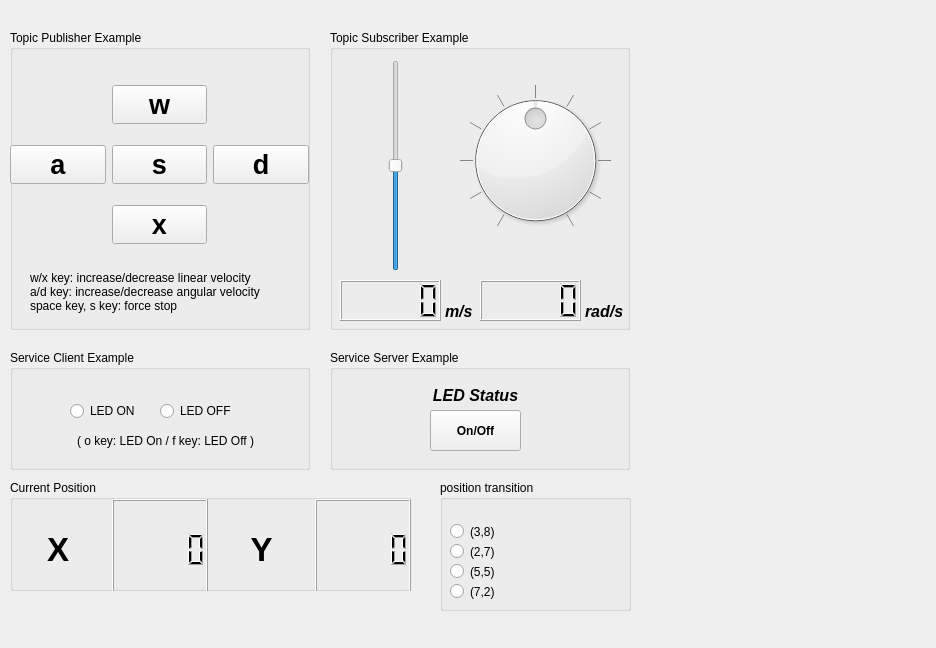
<?xml version="1.0" encoding="UTF-8"?>
<ui version="4.0">
 <class>examples_widget</class>
 <widget class="QWidget" name="examples_widget">
  <property name="geometry">
   <rect>
    <x>0</x>
    <y>0</y>
    <width>936</width>
    <height>648</height>
   </rect>
  </property>
  <property name="windowTitle">
   <string>RQT Example</string>
  </property>
  <widget class="QGroupBox" name="group_box_ur">
   <property name="geometry">
    <rect>
     <x>330</x>
     <y>30</y>
     <width>300</width>
     <height>300</height>
    </rect>
   </property>
   <property name="title">
    <string>Topic Subscriber Example</string>
   </property>
   <widget class="QSlider" name="slider_x">
    <property name="geometry">
     <rect>
      <x>50</x>
      <y>30</y>
      <width>31</width>
      <height>211</height>
     </rect>
    </property>
    <property name="minimum">
     <number>-1000</number>
    </property>
    <property name="maximum">
     <number>1000</number>
    </property>
    <property name="singleStep">
     <number>10</number>
    </property>
    <property name="orientation">
     <enum>Qt::Vertical</enum>
    </property>
   </widget>
   <widget class="QDial" name="dial_yaw">
    <property name="geometry">
     <rect>
      <x>130</x>
      <y>40</y>
      <width>151</width>
      <height>181</height>
     </rect>
    </property>
    <property name="tabletTracking">
     <bool>false</bool>
    </property>
    <property name="minimum">
     <number>-50</number>
    </property>
    <property name="maximum">
     <number>50</number>
    </property>
    <property name="value">
     <number>0</number>
    </property>
    <property name="invertedAppearance">
     <bool>false</bool>
    </property>
    <property name="invertedControls">
     <bool>false</bool>
    </property>
    <property name="wrapping">
     <bool>false</bool>
    </property>
    <property name="notchTarget">
     <double>10.000000000000000</double>
    </property>
    <property name="notchesVisible">
     <bool>true</bool>
    </property>
   </widget>
   <widget class="QLCDNumber" name="lcd_number_x">
    <property name="geometry">
     <rect>
      <x>10</x>
      <y>250</y>
      <width>101</width>
      <height>41</height>
     </rect>
    </property>
   </widget>
   <widget class="QLabel" name="label_x">
    <property name="geometry">
     <rect>
      <x>115</x>
      <y>273</y>
      <width>30</width>
      <height>17</height>
     </rect>
    </property>
    <property name="font">
     <font>
      <pointsize>12</pointsize>
      <weight>75</weight>
      <italic>true</italic>
      <bold>true</bold>
     </font>
    </property>
    <property name="text">
     <string>m/s</string>
    </property>
   </widget>
   <widget class="QLCDNumber" name="lcd_number_yaw">
    <property name="geometry">
     <rect>
      <x>150</x>
      <y>250</y>
      <width>101</width>
      <height>41</height>
     </rect>
    </property>
   </widget>
   <widget class="QLabel" name="label_yaw">
    <property name="geometry">
     <rect>
      <x>255</x>
      <y>273</y>
      <width>50</width>
      <height>17</height>
     </rect>
    </property>
    <property name="font">
     <font>
      <pointsize>12</pointsize>
      <weight>75</weight>
      <italic>true</italic>
      <bold>true</bold>
     </font>
    </property>
    <property name="text">
     <string>rad/s</string>
    </property>
   </widget>
  </widget>
  <widget class="QGroupBox" name="group_box_dr">
   <property name="geometry">
    <rect>
     <x>330</x>
     <y>350</y>
     <width>300</width>
     <height>120</height>
    </rect>
   </property>
   <property name="title">
    <string>Service Server Example</string>
   </property>
   <widget class="QLabel" name="label_led_status">
    <property name="geometry">
     <rect>
      <x>100</x>
      <y>30</y>
      <width>91</width>
      <height>30</height>
     </rect>
    </property>
    <property name="font">
     <font>
      <pointsize>12</pointsize>
      <weight>75</weight>
      <italic>true</italic>
      <bold>true</bold>
     </font>
    </property>
    <property name="text">
     <string>LED Status</string>
    </property>
    <property name="alignment">
     <set>Qt::AlignCenter</set>
    </property>
   </widget>
   <widget class="QPushButton" name="push_button_led_status">
    <property name="geometry">
     <rect>
      <x>100</x>
      <y>60</y>
      <width>91</width>
      <height>41</height>
     </rect>
    </property>
    <property name="font">
     <font>
      <weight>75</weight>
      <bold>true</bold>
     </font>
    </property>
    <property name="autoFillBackground">
     <bool>false</bool>
    </property>
    <property name="styleSheet">
     <string notr="true"/>
    </property>
    <property name="text">
     <string>On/Off</string>
    </property>
   </widget>
  </widget>
  <widget class="QGroupBox" name="group_box_dl">
   <property name="geometry">
    <rect>
     <x>10</x>
     <y>350</y>
     <width>300</width>
     <height>120</height>
    </rect>
   </property>
   <property name="title">
    <string>Service Client Example</string>
   </property>
   <widget class="QRadioButton" name="radio_button_led_on">
    <property name="geometry">
     <rect>
      <x>60</x>
      <y>50</y>
      <width>100</width>
      <height>22</height>
     </rect>
    </property>
    <property name="text">
     <string>LED ON</string>
    </property>
   </widget>
   <widget class="QRadioButton" name="radio_button_led_off">
    <property name="geometry">
     <rect>
      <x>150</x>
      <y>50</y>
      <width>100</width>
      <height>22</height>
     </rect>
    </property>
    <property name="text">
     <string>LED OFF</string>
    </property>
    <property name="iconSize">
     <size>
      <width>16</width>
      <height>16</height>
     </size>
    </property>
   </widget>
   <widget class="QLabel" name="label_shortcut_key_2">
    <property name="geometry">
     <rect>
      <x>40</x>
      <y>80</y>
      <width>231</width>
      <height>21</height>
     </rect>
    </property>
    <property name="text">
     <string>( o key: LED On / f key: LED Off )</string>
    </property>
    <property name="alignment">
     <set>Qt::AlignCenter</set>
    </property>
   </widget>
  </widget>
  <widget class="QGroupBox" name="group_box_ul">
   <property name="geometry">
    <rect>
     <x>10</x>
     <y>30</y>
     <width>300</width>
     <height>300</height>
    </rect>
   </property>
   <property name="title">
    <string>Topic Publisher Example</string>
   </property>
   <widget class="QWidget" name="grid_layout_widget">
    <property name="geometry">
     <rect>
      <x>0</x>
      <y>40</y>
      <width>299</width>
      <height>191</height>
     </rect>
    </property>
    <layout class="QGridLayout" name="grid_layout">
     <item row="1" column="2">
      <widget class="QPushButton" name="push_button_d">
       <property name="font">
        <font>
         <pointsize>20</pointsize>
         <weight>75</weight>
         <bold>true</bold>
        </font>
       </property>
       <property name="text">
        <string>d</string>
       </property>
      </widget>
     </item>
     <item row="0" column="1">
      <widget class="QPushButton" name="push_button_w">
       <property name="font">
        <font>
         <pointsize>20</pointsize>
         <weight>75</weight>
         <bold>true</bold>
        </font>
       </property>
       <property name="text">
        <string>w</string>
       </property>
      </widget>
     </item>
     <item row="1" column="1">
      <widget class="QPushButton" name="push_button_s">
       <property name="enabled">
        <bool>true</bool>
       </property>
       <property name="font">
        <font>
         <pointsize>20</pointsize>
         <weight>75</weight>
         <bold>true</bold>
        </font>
       </property>
       <property name="text">
        <string>s</string>
       </property>
      </widget>
     </item>
     <item row="2" column="1">
      <widget class="QPushButton" name="push_button_x">
       <property name="font">
        <font>
         <pointsize>20</pointsize>
         <weight>75</weight>
         <bold>true</bold>
        </font>
       </property>
       <property name="text">
        <string>x</string>
       </property>
      </widget>
     </item>
     <item row="1" column="0">
      <widget class="QPushButton" name="push_button_a">
       <property name="font">
        <font>
         <pointsize>20</pointsize>
         <weight>75</weight>
         <bold>true</bold>
        </font>
       </property>
       <property name="text">
        <string>a</string>
       </property>
      </widget>
     </item>
    </layout>
   </widget>
   <widget class="QLabel" name="label_shortcut_key_1">
    <property name="geometry">
     <rect>
      <x>20</x>
      <y>237</y>
      <width>250</width>
      <height>50</height>
     </rect>
    </property>
    <property name="text">
     <string>w/x key: increase/decrease linear velocity
a/d key: increase/decrease angular velocity
space key, s key: force stop</string>
    </property>
   </widget>
  </widget>
  <widget class="QGroupBox" name="groupBox">
   <property name="geometry">
    <rect>
     <x>10</x>
     <y>480</y>
     <width>401</width>
     <height>111</height>
    </rect>
   </property>
   <property name="title">
    <string>Current Position</string>
   </property>
   <widget class="QWidget" name="horizontalLayoutWidget">
    <property name="geometry">
     <rect>
      <x>0</x>
      <y>19</y>
      <width>401</width>
      <height>101</height>
     </rect>
    </property>
    <layout class="QHBoxLayout" name="horizontalLayout">
     <item>
      <widget class="QLabel" name="lb_xp">
       <property name="font">
        <font>
         <pointsize>25</pointsize>
         <weight>75</weight>
         <bold>true</bold>
        </font>
       </property>
       <property name="text">
        <string>X</string>
       </property>
       <property name="alignment">
        <set>Qt::AlignCenter</set>
       </property>
      </widget>
     </item>
     <item>
      <widget class="QLCDNumber" name="lcd_yp"/>
     </item>
     <item>
      <widget class="QLabel" name="lb_yp">
       <property name="font">
        <font>
         <pointsize>25</pointsize>
         <weight>75</weight>
         <bold>true</bold>
        </font>
       </property>
       <property name="text">
        <string>Y</string>
       </property>
       <property name="alignment">
        <set>Qt::AlignCenter</set>
       </property>
      </widget>
     </item>
     <item>
      <widget class="QLCDNumber" name="lcd_xp"/>
     </item>
    </layout>
   </widget>
  </widget>
  <widget class="QGroupBox" name="groupBox_2">
   <property name="geometry">
    <rect>
     <x>440</x>
     <y>480</y>
     <width>191</width>
     <height>131</height>
    </rect>
   </property>
   <property name="title">
    <string>position transition</string>
   </property>
   <widget class="QRadioButton" name="rbt_38">
    <property name="geometry">
     <rect>
      <x>10</x>
      <y>40</y>
      <width>112</width>
      <height>23</height>
     </rect>
    </property>
    <property name="text">
     <string>(3,8)</string>
    </property>
   </widget>
   <widget class="QRadioButton" name="rbt_27">
    <property name="geometry">
     <rect>
      <x>10</x>
      <y>60</y>
      <width>112</width>
      <height>23</height>
     </rect>
    </property>
    <property name="text">
     <string>(2,7)</string>
    </property>
   </widget>
   <widget class="QRadioButton" name="rbt_55">
    <property name="geometry">
     <rect>
      <x>10</x>
      <y>80</y>
      <width>112</width>
      <height>23</height>
     </rect>
    </property>
    <property name="text">
     <string>(5,5)</string>
    </property>
   </widget>
   <widget class="QRadioButton" name="rbt_72">
    <property name="geometry">
     <rect>
      <x>10</x>
      <y>100</y>
      <width>112</width>
      <height>23</height>
     </rect>
    </property>
    <property name="text">
     <string>(7,2)</string>
    </property>
   </widget>
  </widget>
 </widget>
 <resources/>
 <connections/>
</ui>
